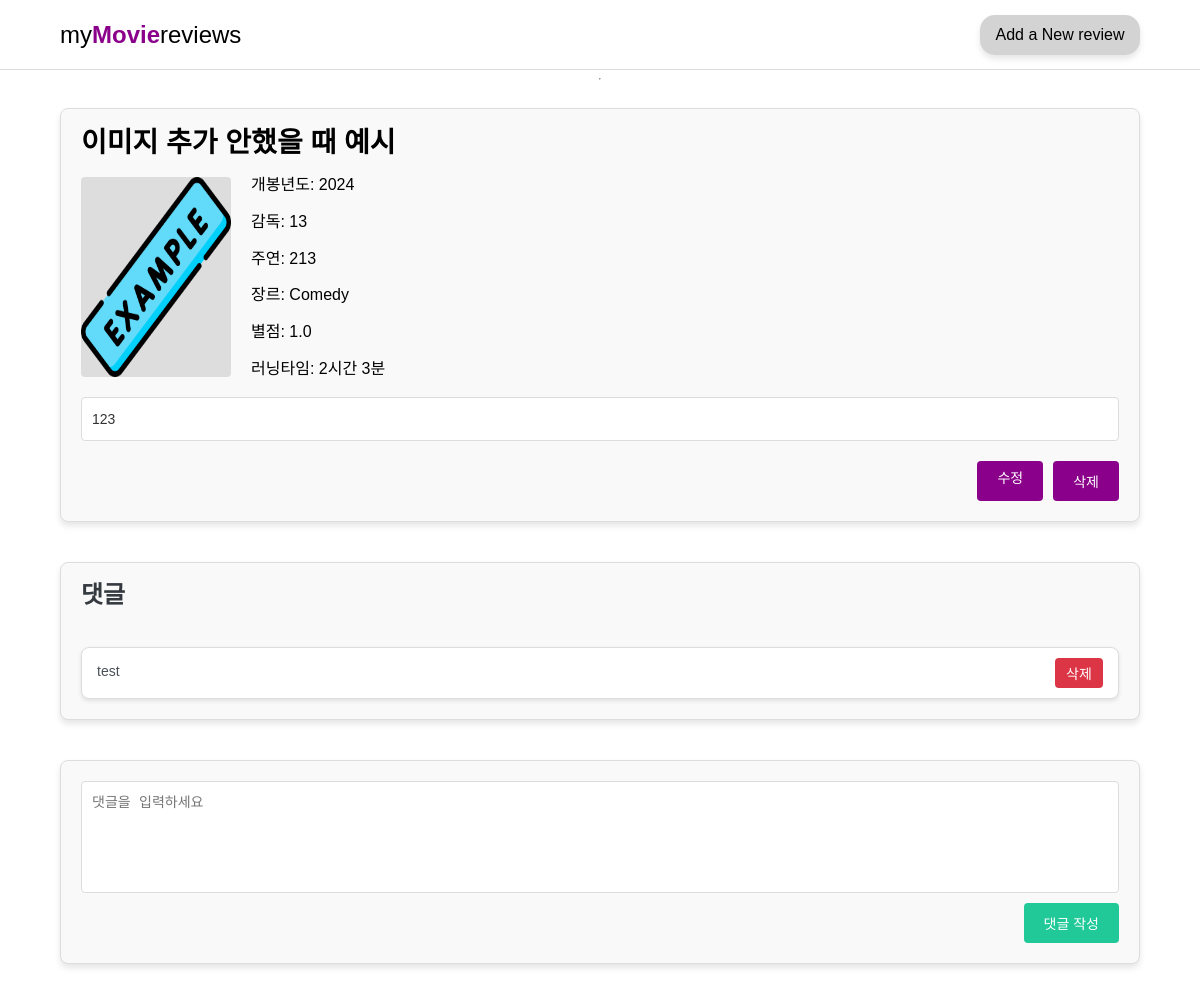
The page /detail/50 on the database its author committed.
### review_comment/models.py (models this page shows, shortened)
class MovieReview(models.Model):
    image = models.ImageField(upload_to='review_images/', blank=True, null=True, help_text="이미지를 업로드하세요.")
    title = models.CharField(max_length=200)
    released_year = models.PositiveIntegerField()
    genre = models.CharField(max_length=50, choices=[
        ('Action', 'Action'),
        ('Comedy', 'Comedy'),
        ('Drama', 'Drama'),
        ('SF', 'SF'),
        ('Horror', 'Horror'),
        ('Fantasy', 'Fantasy'),
        ('Thriller', 'Thriller'),
        ('Animation', 'Animation'),
    ])
    rating = models.DecimalField(max_digits=10, decimal_places=1)
    runtime = models.PositiveIntegerField(help_text="러닝타임을 분 단위로 입력하세요.")
    review = models.TextField()
    director = models.CharField(max_length=200)
    actor = models.CharField(max_length=300)
    created_at = models.DateTimeField(auto_now_add=True)

### real_comment/models.py (models this page shows)
class Comment(models.Model):
    board = models.ForeignKey(MovieReview, on_delete=models.CASCADE)
    content = models.TextField()
    created_at = models.DateTimeField(auto_now_add=True)

### review_comment/views.py (the view)
# urls.py: path('detail/<int:pk>', comment_detail, name='comment_detail'),
def comment_detail(request, pk):
    comments = MovieReview.objects.get(id=pk)
    runtime_filter = f"{comments.runtime // 60}시간 {comments.runtime % 60}분"
    real_comments = Comment.objects.filter(board=comments)
    context = {
        'comment': comments,
        'runtime_filter': runtime_filter,
        'real_comments': real_comments,
    }
    return render(request, 'detail.html', context)

### templates/detail.html (shortened to what this page needs)
{% load static %}
<!DOCTYPE html>
<html lang="en">
<head>
    <link rel="stylesheet" href="{% static 'reset.css' %}">
    <link rel="stylesheet" href="{% static 'detail.css' %}">
</head>
<body>
    <header class="list_header">
        <div>
            <a href="/" class="header_left">
                <span>my<strong>Movie</strong>reviews</span>
            </a>
            <a href="{% url 'comment:comment_create' %}" class="header_right">
                <span>Add a New review</span>
            </a>
        </div>
    </header>
    <hr>
    <div class="detail-container">
        <h2 class="movie-title">{{ comment.title }}</h2>
        <div class="movie-info">
            <div class="movie-image">
           {% if comment.image %}
                <img src="{{ comment.image.url }}" alt="{{ comment.title }} 이미지">
            {% else %}
                <img src="{% static 'ex_img.png' %}" alt="기본 이미지">
            {% endif %}
            </div>
            <div class="movie-details">
                <p>개봉년도: {{ comment.released_year }}</p>
                <p>감독: {{ comment.director }}</p>
                <p>주연: {{ comment.actor }}</p>
                <p>장르: {{ comment.genre }}</p>
                <p>별점: {{ comment.rating }}</p>
                <p>러닝타임: {{ runtime_filter }}</p>
            </div>
        </div>
        <div class="movie-review">
            <p>
                {{ comment.review }}
            </p>
        </div>
        <div class="actions">
            <a href="{% url 'comment:comment_update' comment.pk %}" class="btn edit">수정</a>
            <form action="{% url 'comment:comment_delete' comment.pk %}" method="post">
                <button type="submit" class="btn delete">삭제</button>
            </form>
        </div>
    </div>
    <div class="comments-section">
        <div class="comments-title">댓글</div>
        {% for real_comment in real_comments %}
            <div class="card comment-card">
                <div class="card-body">
                    <div>{{ real_comment.content }}</div>
                </div>
                <form
                    action="{% url 'real_comment:real_comment_delete' real_comment.pk %}"
                    method="post"
                    class="mb-0"
                >
                    <button
                        type="submit"
                        class="btn btn-outline-danger btn-sm delete-btn"
                    >
                        삭제
                    </button>
                </form>
            </div>
        {% empty %}
            <p>댓글이 없어요....</p>
        {% endfor %}
    </div>
    <form class="comment-form" action="{% url 'real_comment:real_comment_create' comment.pk %}" method="post">
        <textarea
                class="form-control"
                rows="4"
                name="content"
                placeholder="댓글을 입력하세요"
        ></textarea>
        <button type="submit" class="submit-btn">댓글 작성</button>
    </form>
</body>
</html>

### static/detail.css (style rules this page uses)
body { background: white; font-family: 'Arial', sans-serif; margin: 0; padding: 0; display: flex; flex-direction: column; align-items: center; }
.movie-image img { width: 100%; height: 100%; }
.list_header { width: 100%; height: 70px; display: flex; justify-content: center; align-items: center; border-bottom: 1px solid #ddd; }
.list_header div { width: 90%; display: flex; justify-content: space-between; align-items: center; }
.header_left span { font-size: 24px; }
.header_left span strong { color: darkmagenta; font-weight: bold; }
.header_right { width: 160px; height: 40px; background-color: lightgray; display: flex; justify-content: center; align-items: center; border-radius: 15px; box-shadow: 0 4px 6px rgba(0, 0, 0, 0.1); }
.header_right span { color: black; }
.detail-container { width: 90%; margin: 20px auto; padding: 20px; background: #f9f9f9; border: 1px solid #ddd; border-radius: 8px; box-shadow: 0 4px 6px rgba(0, 0, 0, 0.1); }
.movie-title { font-size: 28px; font-weight: bold; margin-bottom: 20px; }
.movie-info { display: flex; gap: 20px; margin-bottom: 20px; }
.movie-image { width: 150px; height: 200px; background: #ddd; border-radius: 4px; }
.movie-details { display: flex; flex-direction: column; gap: 10px; font-size: 16px; justify-content: space-between; }
.movie-review { margin-top: 20px; font-size: 14px; line-height: 1.6; color: #333; background: #fff; padding: 10px; border-radius: 4px; border: 1px solid #ddd; }
.actions { margin-top: 20px; display: flex; gap: 10px; justify-content: flex-end; }
.actions .btn { padding: 10px 20px; font-size: 14px; border-radius: 4px; text-decoration: none; color: white; background: darkmagenta; text-align: center; transition: background 0.2s ease; }
.comments-section { width: 90%; margin: 20px auto; padding: 20px; background: #f9f9f9; border: 1px solid #ddd; border-radius: 8px; box-shadow: 0 4px 6px rgba(0, 0, 0, 0.1); display: flex; flex-direction: column; gap: 20px; }
.comments-title { font-size: 24px; font-weight: bold; margin-bottom: 20px; color: #343a40; }
.comment-card { padding: 10px 15px; background: #ffffff; border: 1px solid #ddd; border-radius: 8px; box-shadow: 0 2px 4px rgba(0, 0, 0, 0.1); display: flex; justify-content: space-between; align-items: center; gap: 10px; max-width: 100%; }
.comment-card .card-body { flex-grow: 1; font-size: 14px; color: #495057; line-height: 1.6; max-width: 90%; }
.comment-card form { margin: 0; }
.delete-btn { border: none; border-radius: 4px; min-width: 48px; padding: 5px 10px; background: #dc3545; color: white; font-size: 14px; cursor: pointer; transition: background 0.2s ease; align-self: flex-start; }
.comment-form { width: 90%; margin: 20px auto; padding: 20px; background: #f9f9f9; border: 1px solid #ddd; border-radius: 8px; box-shadow: 0 4px 6px rgba(0, 0, 0, 0.1); display: flex; flex-direction: column; gap: 10px; }
.comment-form textarea { width: 100%; border: 1px solid #ddd; border-radius: 4px; padding: 10px; font-size: 14px; line-height: 1.6; resize: none; }
.submit-btn { align-self: flex-end; padding: 10px 20px; background: #20c997; color: white; font-size: 14px; border: none; border-radius: 4px; cursor: pointer; transition: background 0.3s ease; }

### rows shown on the page
MovieReview: title "이미지 추가 안했을 때 예시", released_year "2024", director "13", actor "213", genre "Comedy", rating "1.0", review "123"
Comment: content "test"

### other values the page prints
{{ runtime_filter }} "2시간 3분"
